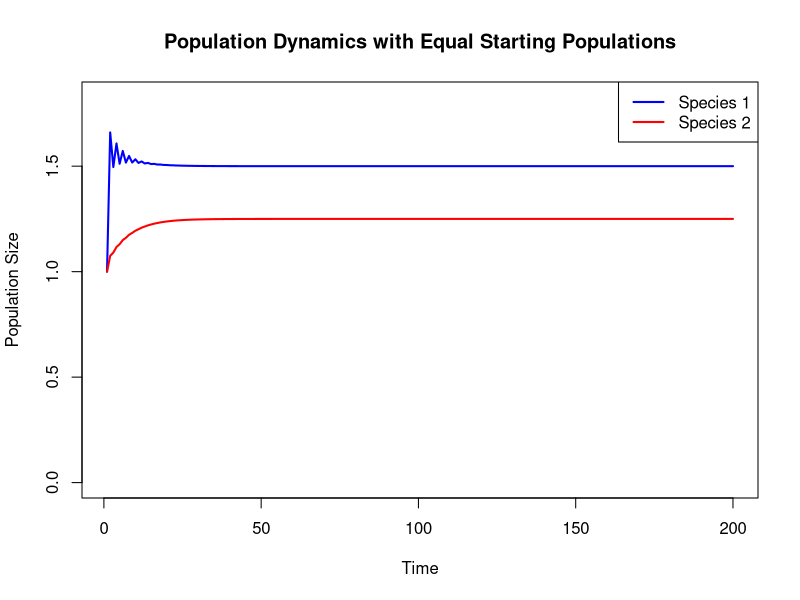
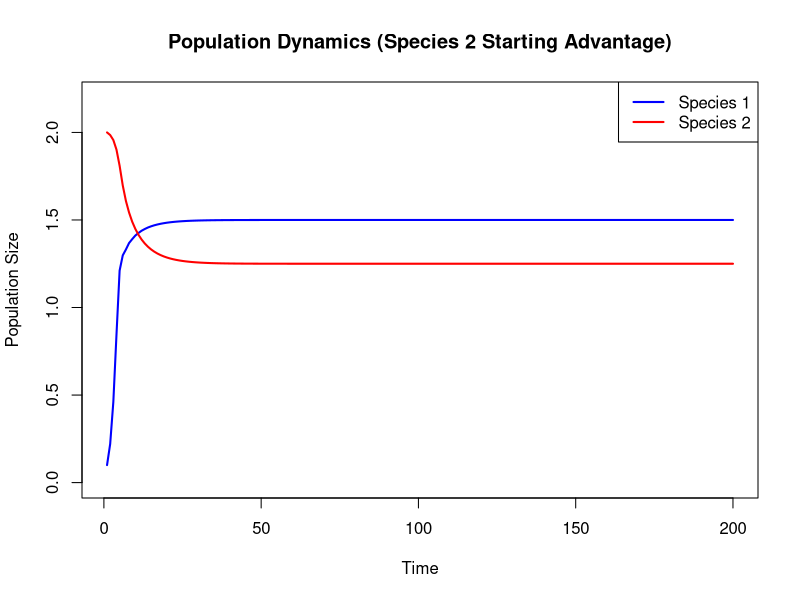

Write the R code that produced these figures, in order.
# Function to calculate low-density growth rate when rare for two competing species
# using a discrete Lotka-Volterra competition model with intraspecific competition
# and the possibility of facilitation (negative alpha values)

calculate_growth_rate_when_rare <- function(r1, r2, alpha11, alpha22, alpha12, alpha21) {
  # Parameters:
  # r1, r2: intrinsic growth rates of species 1 and 2
  # alpha11: intraspecific competition coefficient for species 1 (must be positive)
  # alpha22: intraspecific competition coefficient for species 2 (must be positive)
  # alpha12: effect of species 2 on species 1 (negative = facilitation, positive = competition)
  # alpha21: effect of species 1 on species 2 (negative = facilitation, positive = competition)
  
  # Calculate equilibrium density of species 1 in absence of species 2
  N1_eq <- 1/alpha11
  
  # Calculate equilibrium density of species 2 in absence of species 1
  N2_eq <- 1/alpha22
  
  # Calculate equilibrium when both species are present
  # This is complex with facilitation, but we'll compute it for reference
  denom <- alpha11*alpha22 - alpha12*alpha21
  
  if(denom != 0) {
    N1_coex <- (1 - alpha12/alpha22)/denom
    N2_coex <- (1 - alpha21/alpha11)/denom
  } else {
    N1_coex <- NA
    N2_coex <- NA
  }
  
  # Calculate invasion fitness (growth rate when rare) for species 1
  # when species 2 is at equilibrium
  lambda1 <- 1 + r1 * (1 - alpha11 * 0 - alpha12 * N2_eq)
  
  # Calculate invasion fitness (growth rate when rare) for species 2
  # when species 1 is at equilibrium
  lambda2 <- 1 + r2 * (1 - alpha22 * 0 - alpha21 * N1_eq)
  
  # Return the results
  return(list(
    lambda1 = lambda1,
    lambda2 = lambda2,
    r1 = r1,
    r2 = r2,
    alpha11 = alpha11,
    alpha22 = alpha22,
    alpha12 = alpha12,
    alpha21 = alpha21,
    N1_eq = N1_eq,
    N2_eq = N2_eq,
    N1_coex = N1_coex,
    N2_coex = N2_coex
  ))
}

# Function to run simulations with actual population dynamics
simulate_competition <- function(r1, r2, alpha11, alpha22, alpha12, alpha21, 
                                 N1_init, N2_init, timesteps = 200) {
  
  # Initialize population vectors
  N1 <- numeric(timesteps)
  N2 <- numeric(timesteps)
  
  # Set initial conditions
  N1[1] <- N1_init
  N2[1] <- N2_init
  
  # Run the simulation
  for (t in 1:(timesteps-1)) {
    N1[t+1] <- N1[t] * (1 + r1 * (1 - alpha11 * N1[t] - alpha12 * N2[t]))
    N2[t+1] <- N2[t] * (1 + r2 * (1 - alpha22 * N2[t] - alpha21 * N1[t]))
    
    # Prevent negative populations
    if(N1[t+1] < 0) N1[t+1] <- 0
    if(N2[t+1] < 0) N2[t+1] <- 0
    
    # Check for extinction (very small populations)
    if(N1[t+1] < 1e-6) N1[t+1] <- 0
    if(N2[t+1] < 1e-6) N2[t+1] <- 0
  }
  
  return(list(
    N1_trajectory = N1,
    N2_trajectory = N2,
    final_N1 = N1[timesteps],
    final_N2 = N2[timesteps]
  ))
}

# Function to run invasion analysis
simulate_invasion <- function(r1, r2, alpha11, alpha22, alpha12, alpha21, 
                              initial_rare = 0.001, timesteps = 100) {
  # Calculate equilibrium densities
  N1_eq <- 1/alpha11
  N2_eq <- 1/alpha22
  
  # Simulation 1: Species 1 invading
  N1 <- numeric(timesteps)
  N2 <- numeric(timesteps)
  N1[1] <- initial_rare
  N2[1] <- N2_eq
  
  for (t in 1:(timesteps-1)) {
    N1[t+1] <- N1[t] * (1 + r1 * (1 - alpha11 * N1[t] - alpha12 * N2[t]))
    N2[t+1] <- N2[t] * (1 + r2 * (1 - alpha22 * N2[t] - alpha21 * N1[t]))
    
    # Prevent negative populations
    if(N1[t+1] < 0) N1[t+1] <- 0
    if(N2[t+1] < 0) N2[t+1] <- 0
  }
  
  # Calculate empirical growth rate for species 1 when rare
  emp_lambda1 <- N1[2] / N1[1]
  
  # Simulation 2: Species 2 invading
  M1 <- numeric(timesteps)
  M2 <- numeric(timesteps)
  M1[1] <- N1_eq
  M2[1] <- initial_rare
  
  for (t in 1:(timesteps-1)) {
    M1[t+1] <- M1[t] * (1 + r1 * (1 - alpha11 * M1[t] - alpha12 * M2[t]))
    M2[t+1] <- M2[t] * (1 + r2 * (1 - alpha22 * M2[t] - alpha21 * M1[t]))
    
    # Prevent negative populations
    if(M1[t+1] < 0) M1[t+1] <- 0
    if(M2[t+1] < 0) M2[t+1] <- 0
  }
  
  # Calculate empirical growth rate for species 2 when rare
  emp_lambda2 <- M2[2] / M2[1]
  
  return(list(
    emp_lambda1 = emp_lambda1,
    emp_lambda2 = emp_lambda2,
    N1_trajectory = N1,
    N2_trajectory = N2,
    M1_trajectory = M1,
    M2_trajectory = M2
  ))
}

# Function to analyze coexistence criteria based on invasion growth rates
analyze_coexistence <- function(lambda1, lambda2, N1_coex, N2_coex) {
  # Basic invasion analysis
  if (lambda1 > 1 && lambda2 > 1) {
    coex_type <- "Stable coexistence: Both species can invade when rare"
  } else if (lambda1 > 1 && lambda2 < 1) {
    coex_type <- "Competitive exclusion: Species 1 excludes Species 2"
  } else if (lambda1 < 1 && lambda2 > 1) {
    coex_type <- "Competitive exclusion: Species 2 excludes Species 1"
  } else {
    coex_type <- "Priority effects: Outcome depends on initial conditions"
  }
  
  # Check feasibility of coexistence equilibrium
  if (!is.na(N1_coex) && !is.na(N2_coex)) {
    if (N1_coex <= 0 || N2_coex <= 0) {
      coex_note <- "Note: Theoretical coexistence equilibrium is not biologically feasible."
      if (lambda1 > 1 && lambda2 > 1) {
        coex_type <- "Despite mutual invasibility, coexistence is not stable due to negative equilibrium densities."
      }
    } else {
      coex_note <- paste("Theoretical coexistence equilibrium: Species 1 =", round(N1_coex, 3), 
                         ", Species 2 =", round(N2_coex, 3))
    }
  } else {
    coex_note <- "Cannot determine coexistence equilibrium (singular matrix)."
  }
  
  return(list(
    outcome = coex_type,
    note = coex_note
  ))
}

# Function to visualize dynamics over time
visualize_dynamics <- function(sim_results, title="Population Dynamics") {
  plot(1:length(sim_results$N1_trajectory), 
       sim_results$N1_trajectory, 
       type = "l", col = "blue", lwd=2,
       xlab = "Time", ylab = "Population Size", 
       main = title,
       ylim = c(0, max(c(sim_results$N1_trajectory, sim_results$N2_trajectory))*1.1))
  
  lines(1:length(sim_results$N2_trajectory), 
        sim_results$N2_trajectory, 
        col = "red", lwd=2)
  
  legend("topright", 
         legend = c("Species 1", "Species 2"), 
         col = c("blue", "red"), 
         lty = 1, lwd=2)
}

# Run analysis with the given parameters
r1 <- 2.2        # Intrinsic growth rate of species 1
r2 <- 0.3        # Intrinsic growth rate of species 2
alpha11 <- 0.5   # Intraspecific competition for species 1
alpha22 <- 0.5   # Intraspecific competition for species 2
alpha12 <- 0.2  # Effect of species 2 on species 1 (negative = facilitation)
alpha21 <- 0.25  # Effect of species 1 on species 2

# Print parameters
cat("Model Parameters:\n")
cat(paste("r1 =", r1, ", r2 =", r2, "\n"))
cat(paste("alpha11 =", alpha11, ", alpha22 =", alpha22, "\n"))
cat(paste("alpha12 =", alpha12, " (", ifelse(alpha12 < 0, "facilitation", "competition"), ")\n", sep=""))
cat(paste("alpha21 =", alpha21, " (", ifelse(alpha21 < 0, "facilitation", "competition"), ")\n", sep=""))

# Calculate analytical growth rates when rare
analytical_results <- calculate_growth_rate_when_rare(r1, r2, alpha11, alpha22, alpha12, alpha21)

cat("\nEquilibrium densities in monoculture:\n")
cat(paste("Species 1 alone:", round(analytical_results$N1_eq, 3), "\n"))
cat(paste("Species 2 alone:", round(analytical_results$N2_eq, 3), "\n"))

cat("\nInvasion analysis:\n")
cat(paste("Growth rate of species 1 when rare (lambda1):", round(analytical_results$lambda1, 3), 
          ifelse(analytical_results$lambda1 > 1, " (can invade)", " (cannot invade)"), "\n"))
cat(paste("Growth rate of species 2 when rare (lambda2):", round(analytical_results$lambda2, 3),
          ifelse(analytical_results$lambda2 > 1, " (can invade)", " (cannot invade)"), "\n"))

# Analyze coexistence
coexistence_analysis <- analyze_coexistence(
  analytical_results$lambda1, 
  analytical_results$lambda2,
  analytical_results$N1_coex,
  analytical_results$N2_coex
)

cat("\nCoexistence analysis:\n")
cat(paste(coexistence_analysis$outcome, "\n"))
cat(paste(coexistence_analysis$note, "\n"))

# Run full simulation with equal starting populations
sim_results <- simulate_competition(
  r1, r2, alpha11, alpha22, alpha12, alpha21,
  N1_init = 1.0, 
  N2_init = 1.0,
  timesteps = 200
)

cat("\nFinal populations after simulation:\n")
cat(paste("Species 1:", round(sim_results$final_N1, 3), "\n"))
cat(paste("Species 2:", round(sim_results$final_N2, 3), "\n"))

# Determine the outcome
if(sim_results$final_N1 > 0.01 && sim_results$final_N2 < 0.01) {
  outcome <- "Species 1 wins (Species 2 goes extinct)"
} else if(sim_results$final_N1 < 0.01 && sim_results$final_N2 > 0.01) {
  outcome <- "Species 2 wins (Species 1 goes extinct)"
} else if(sim_results$final_N1 > 0.01 && sim_results$final_N2 > 0.01) {
  outcome <- "Coexistence"
} else {
  outcome <- "Both species go extinct"
}

cat(paste("Simulation outcome:", outcome, "\n"))

# Plot the dynamics
par(mfrow=c(1,1))
visualize_dynamics(sim_results, "Population Dynamics with Equal Starting Populations")

# Additional simulation with species 2 having an advantage
sim_results2 <- simulate_competition(
  r1, r2, alpha11, alpha22, alpha12, alpha21,
  N1_init = 0.1, 
  N2_init = 2.0,
  timesteps = 200
)

# Determine the outcome of second simulation
if(sim_results2$final_N1 > 0.01 && sim_results2$final_N2 < 0.01) {
  outcome2 <- "Species 1 wins (Species 2 goes extinct)"
} else if(sim_results2$final_N1 < 0.01 && sim_results2$final_N2 > 0.01) {
  outcome2 <- "Species 2 wins (Species 1 goes extinct)"
} else if(sim_results2$final_N1 > 0.01 && sim_results2$final_N2 > 0.01) {
  outcome2 <- "Coexistence"
} else {
  outcome2 <- "Both species go extinct"
}

cat("\nSimulation with species 2 starting advantage:\n")
cat(paste("Final species 1:", round(sim_results2$final_N1, 3), "\n"))
cat(paste("Final species 2:", round(sim_results2$final_N2, 3), "\n"))
cat(paste("Outcome:", outcome2, "\n"))

# Plot second scenario
visualize_dynamics(sim_results2, "Population Dynamics (Species 2 Starting Advantage)")

